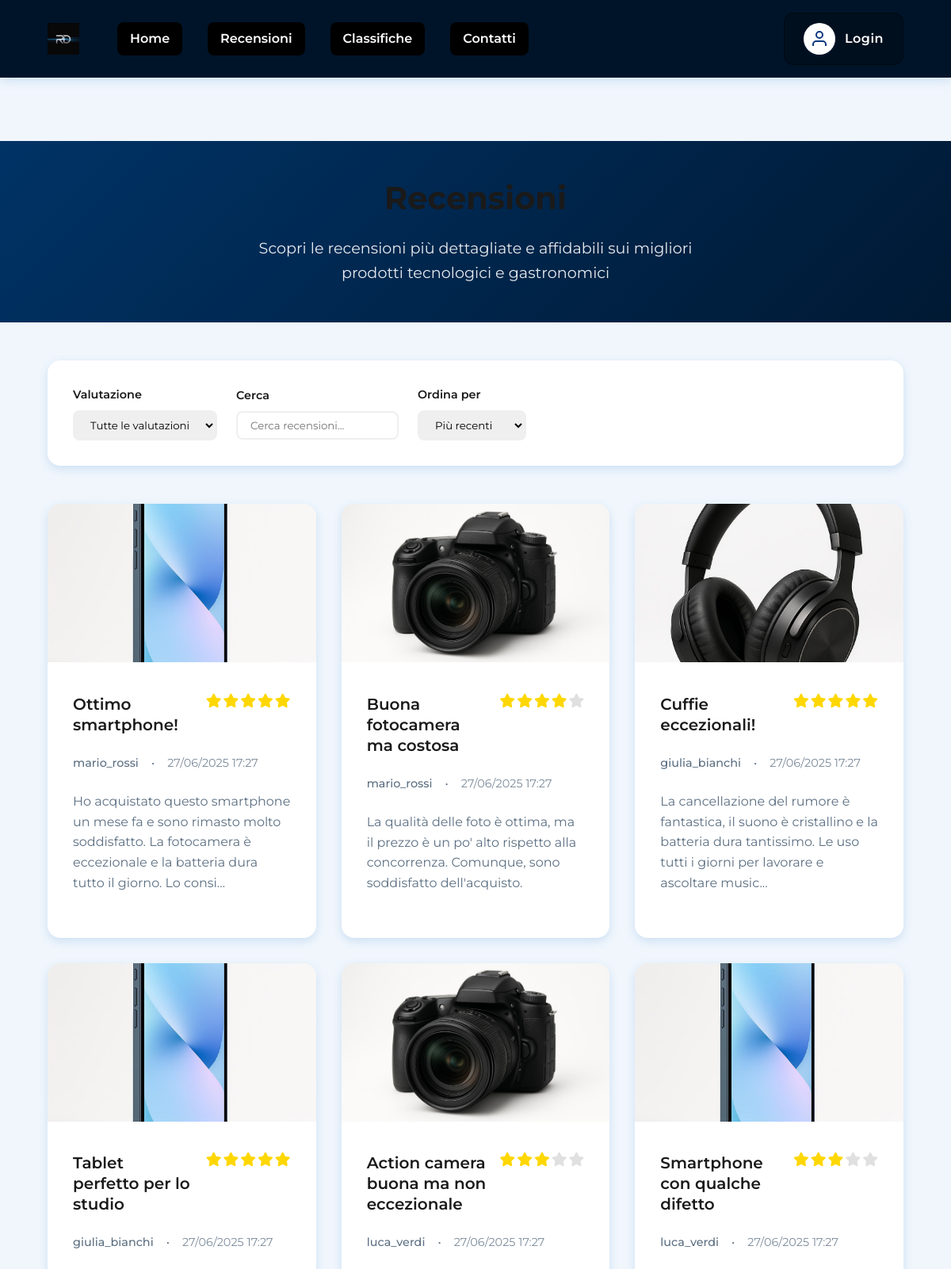
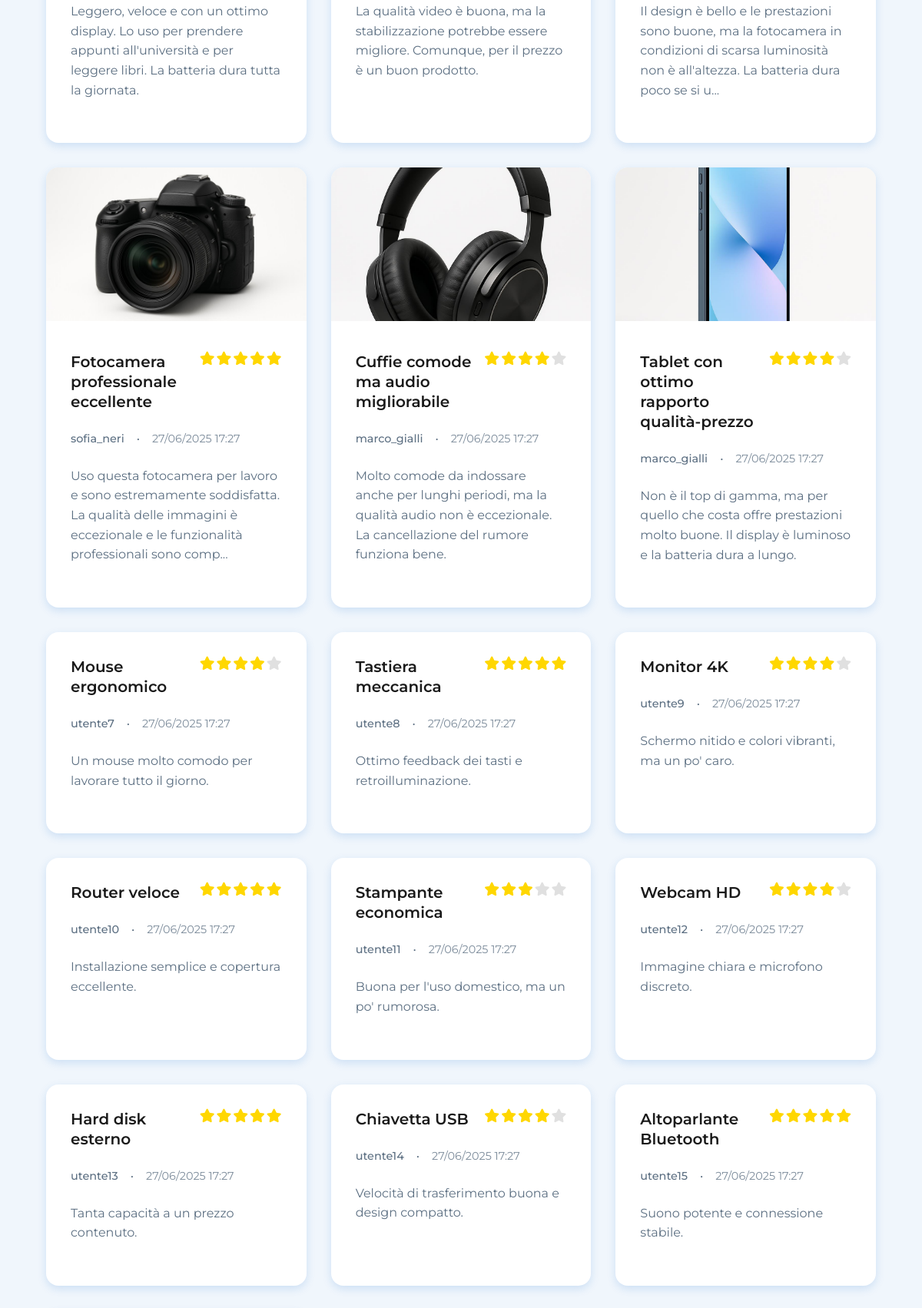
The app's page /php/recensioni.php (upper part) with its own data (2 pictures, top to bottom).
### tables this page shows
CREATE TABLE reviews (
    id INT AUTO_INCREMENT PRIMARY KEY,
    user_id INT NOT NULL,
    title VARCHAR(255) NOT NULL,
    content TEXT NOT NULL,
    rating INT NOT NULL,
    product_name VARCHAR(255) NOT NULL,
    product_image VARCHAR(255),       
    created_at TIMESTAMP NOT NULL DEFAULT CURRENT_TIMESTAMP,
    updated_at TIMESTAMP NULL DEFAULT NULL,
    deleted_at TIMESTAMP NULL DEFAULT NULL,             
    FOREIGN KEY (user_id) REFERENCES utenti(id),
    CHECK (rating BETWEEN 1 AND 5)
);

CREATE TABLE utenti (
    id INT AUTO_INCREMENT PRIMARY KEY,
    username VARCHAR(50) NOT NULL UNIQUE,
    email VARCHAR(100) NOT NULL UNIQUE,
    password VARCHAR(255) NOT NULL,   
    nome VARCHAR(50) NOT NULL,        
    cognome VARCHAR(50) NOT NULL,     
    profile_photo VARCHAR(255),       
    birth_day INT,                    
    birth_month INT,                  
    birth_year INT,                   
    role VARCHAR(20) DEFAULT 'user',  
    remember_token VARCHAR(255),      
    created_at TIMESTAMP NOT NULL DEFAULT CURRENT_TIMESTAMP,    
    updated_at TIMESTAMP NULL DEFAULT NULL,             
    deleted_at TIMESTAMP NULL DEFAULT NULL              
);

### php/recensioni.php (the view, shortened to what this page needs)
<?php
require_once 'database.php';
$header = file_get_contents("../static/header.html");
$footer = file_get_contents("../static/footer.html");
$DOM = file_get_contents("../static/recensioni.html");
$DOM = str_replace("", $header, $DOM);
$DOM = str_replace("", $footer, $DOM);
$contenutoLogin = "";
$headerLoginHtml = "";
if (!SessionManager::isLoggedIn()) {
  $contenutoLogin = "";
  $headerLoginHtml = "<a href='login_form.php' class='login-link' aria-label='Accedi al tuo account'>
                        <div class='user-icon-bg'>
                          <svg width='24' height='24' viewBox='0 0 24 24' fill='none' stroke='currentColor' stroke-width='2' id='user-icon'>
                            <path d='M20 21v-2a4 4 0 0 0-4-4H8a4 4 0 0 0-4 4v2'></path>
                            <circle cx='12' cy='7' r='4'></circle>
                          </svg>
                        </div>
                        <div class='login-text'>Login</div>
                      </a>";
  }
$DOM = str_replace("", $contenutoLogin, $DOM);
$DOM = str_replace("", $headerLoginHtml, $DOM);
$reviewManager = new ReviewManager();
$result = $reviewManager->getAllReviews(1, 20);
$reviewsHtml = '';
if ($result !== false) {
    foreach ($result['reviews'] as $review) {
        $stars = Utils::generateStars($review['rating']);
        $excerpt = strlen($review['content']) > 150 ? substr($review['content'], 0, 150) . '...' : $review['content'];
        $date = Utils::formatDate($review['created_at']);
        $img = $review['product_image'] ? "<img src='../{$review['product_image']}' alt='" . htmlspecialchars($review['product_name']) . "' class='review-image'>" : '';
        $title = htmlspecialchars($review['title']);
        $user = htmlspecialchars($review['username']);
        $reviewsHtml .= "<a href='recensione.php?id={$review['id']}' class='review-card' data-rating='{$review['rating']}'>" .
                        $img .
                        "<div class='review-content'>" .
                        "<div class='review-header'><h3 class='review-title'>{$title}</h3>" .
                        "<div class='review-rating' aria-label='Valutazione {$review['rating']} su 5'>{$stars}</div></div>" .
                        "<div class='review-meta'><span class='review-author'>{$user}</span><span>•</span><span class='review-date'>{$date}</span></div>" .
                        "<p class='review-excerpt'>" . htmlspecialchars($excerpt) . "</p>" .
                        "</div></a>";
    }
}
$DOM = str_replace('', $reviewsHtml, $DOM);
echo $DOM;
?>

### php/database.php (shortened to what this page needs)
<?php
class DatabaseConfig {
    private static $host = 'mysql2.sqlpub.com';
    private static $port = '3307';
    private static $dbname = 'databaserecensione';
    private static $username = 'testnalan';
    private static $password = 'l5jKAzMduE6bgAWH';
    public static function getConnection() {
        try {
            $dsn = "mysql:host=" . self::$host;
            if (!empty(self::$port)) {
                $dsn .= ";port=" . self::$port;
            }
            $dsn .= ";dbname=" . self::$dbname . ";charset=utf8mb4";
            $options = [
                PDO::ATTR_ERRMODE => PDO::ERRMODE_EXCEPTION,
                PDO::ATTR_DEFAULT_FETCH_MODE => PDO::FETCH_ASSOC,
                PDO::ATTR_EMULATE_PREPARES => false
            ];
            $pdo = new PDO($dsn, self::$username, self::$password, $options);
            return $pdo;
        } catch (PDOException $e) {
            error_log("Errore connessione database: " . $e->getMessage());
            throw new Exception("Errore di connessione al database");
        }
    }
}
class ReviewManager {
    private $db;
    public function __construct() {
        $this->db = DatabaseConfig::getConnection();
    }
    public function getAllReviews($page = 1, $limit = 10) {
        try {
            $offset = ($page - 1) * $limit;
            $stmt = $this->db->prepare("SELECT r.id, r.title, r.content, r.rating, r.product_name, r.product_image, r.created_at, r.updated_at, u.username FROM reviews r JOIN utenti u ON r.user_id = u.id WHERE r.deleted_at IS NULL ORDER BY r.created_at DESC LIMIT ? OFFSET ?");
            $stmt->execute([$limit, $offset]);
            $reviews = $stmt->fetchAll();
            $count = $this->db->query("SELECT COUNT(*) as total FROM reviews WHERE deleted_at IS NULL")->fetch()['total'];
            return ['reviews' => $reviews, 'total' => $count, 'page' => $page, 'limit' => $limit, 'total_pages' => ceil($count / $limit)];
        } catch (PDOException $e) {
            error_log('Errore getAllReviews: ' . $e->getMessage());
            return false;
        }
    }
}
class Utils {
    public static function formatDate($date, $format = 'd/m/Y H:i') {
        return date($format, strtotime($date));
    }
    public static function generateStars($rating) {
        $stars = '';
        for ($i = 1; $i <= 5; $i++) {
            if ($i <= $rating) {
                $stars .= '<i class="fas fa-star star"></i>';
            } else {
                $stars .= '<i class="fas fa-star star empty"></i>';
            }
        }
        return $stars;
    }
}
class SessionManager {
    public static function isLoggedIn() {
        return isset($_SESSION['user_id']) && !empty($_SESSION['user_id']);
    }
}
?>

### css/style.css (style rules this page uses)
:root { --primary-agid: #06C; --secondary-agid: #0059B3; --accent-agid: #036; --success-agid: #4CAF50; --info-agid: #1B558E; --warning-agid: #FFA726; --danger-agid: #D1344C; --nav-gradient-agid: linear-gradient(135deg, #003366 0%, #00264d 50%, #001933 100%); --text-primary: #1A1A1A; --text-secondary: #5C6F82; --text-light: #FFF; --background: #F0F6FC; --surface: #FFF; --border: #EFEFEF; --shadow-sm: 0 0.125rem 0.25rem rgb(0 102 204 / 10%); --shadow-md: 0 0.25rem 0.75rem rgb(0 102 204 / 15%); --shadow-lg: 0 0.5rem 1.5rem rgb(0 102 204 / 20%); --transition: all 0.3s cubic-bezier(0.4, 0, 0.2, 1); --spacing-xs: 0.5rem; --spacing-sm: 1rem; --spacing-md: 1.5rem; --spacing-lg: 2rem; --spacing-xl: 3rem; --radius-sm: 0.5rem; --radius-md: 0.75rem; --radius-lg: 1rem; --radius-xl: 1.5rem; --nav-gradient-hover: linear-gradient(135deg, #0052A3 0%, #004080 50%, #002952 100%); --sidebar-width: 17.5rem; --header-height: 5rem; }
html { font-size: 100%; }
* { margin: 0; padding: 0; box-sizing: border-box; }
body { font-family: Montserrat, sans-serif; background-color: var(--background); color: var(--text-primary); line-height: 1.6; font-size: 1rem; }
main { padding-top: 5rem; min-height: 100vh; }
h1, h2, h3, h4, h5, h6 { color: var(--text-primary); font-weight: 700; line-height: 1.2; margin-bottom: var(--spacing-sm); }
h1 { font-size: 2.5rem; }
h3 { font-size: 1.5rem; }
a { color: var(--primary-agid); text-decoration: none; transition: var(--transition); }
header { position: sticky; top: 0; left: 0; right: 0; background: #001933; padding: 1rem 0; box-shadow: var(--shadow-md); z-index: 1000; transition: var(--transition); }
header::before { content: ''; position: absolute; inset: 0; background: rgb(0 0 0 / 20%); z-index: -1; }
nav { width: 90%; max-width: 75rem; margin: 0 auto; display: flex; justify-content: space-between; align-items: center; position: relative; }
.nav-container { display: flex; align-items: center; gap: 3rem; flex: 1; }
.logo-link { display: flex; align-items: center; text-decoration: none; transition: var(--transition); }
.logo { height: 2.5rem; width: auto; filter: brightness(1.1); }
.nav-links { list-style: none; display: flex; gap: 2rem; margin: 0; padding: 0; }
.nav-links li { position: relative; }
.nav-links li a, .nav-links li span, .nav-link-item { color: #FFFFFF !important; text-decoration: none; font-weight: 600; font-size: 1rem; padding: 0.5rem 1rem; border-radius: 0.5rem; transition: var(--transition); cursor: pointer; display: block; position: relative; overflow: hidden; background-color: #000000; }
.nav-links li a::before, .nav-links li span::before, .nav-link-item::before { content: ''; position: absolute; top: 0; left: -100%; width: 100%; height: 100%; background: rgb(0 0 0 / 20%); transition: var(--transition); z-index: -1; }
.login-container { display: flex; align-items: center; }
.login-link { display: flex; align-items: center; gap: 0.75rem; text-decoration: none; color: var(--text-light); padding: 0.75rem 1.5rem; border-radius: 0.75rem; background: rgb(0 0 0 / 25%); border: 0.0625rem solid rgb(0 0 0 / 40%); transition: var(--transition); font-weight: 600; }
.user-icon-bg { background: var(--text-light); border-radius: 50%; width: 2.5rem; height: 2.5rem; display: flex; justify-content: center; align-items: center; transition: var(--transition); box-shadow: var(--shadow-sm); }
#user-icon { width: 1.5rem; height: 1.5rem; filter: brightness(0) saturate(100%) invert(13%) sepia(100%) saturate(2000%) hue-rotate(210deg) brightness(95%) contrast(95%); }
.login-text { font-size: 1rem; font-weight: 600; letter-spacing: 0.0312rem; color: #FFFFFF !important; }

### records on screen
reviews: product_image (picture), title "Ottimo smartphone!", rating 5 (drawn), user.username "mario_rossi", created_at "27/06/2025 17:27", content "Ho acquistato questo smartphone un mese fa e sono rimasto molto soddisfatto. La fotocamera è eccezionale e la batteria dura tutto il giorno. Lo consi..."
reviews: product_image (picture), title "Buona fotocamera ma costosa", rating 4 (drawn), user.username "mario_rossi", created_at "27/06/2025 17:27", content "La qualità delle foto è ottima, ma il prezzo è un po' alto rispetto alla concorrenza. Comunque, sono soddisfatto dell'acquisto."
reviews: product_image (picture), title "Cuffie eccezionali!", rating 5 (drawn), user.username "giulia_bianchi", created_at "27/06/2025 17:27", content "La cancellazione del rumore è fantastica, il suono è cristallino e la batteria dura tantissimo. Le uso tutti i giorni per lavorare e ascoltare music..."
reviews: product_image (picture), title "Tablet perfetto per lo studio", rating 5 (drawn), user.username "giulia_bianchi", created_at "27/06/2025 17:27", content "Leggero, veloce e con un ottimo display. Lo uso per prendere appunti all'università e per leggere libri. La batteria dura tutta la giornata."
reviews: product_image (picture), title "Action camera buona ma non eccezionale", rating 3 (drawn), user.username "luca_verdi", created_at "27/06/2025 17:27", content "La qualità video è buona, ma la stabilizzazione potrebbe essere migliore. Comunque, per il prezzo è un buon prodotto."
reviews: product_image (picture), title "Smartphone con qualche difetto", rating 3 (drawn), user.username "luca_verdi", created_at "27/06/2025 17:27", content "Il design è bello e le prestazioni sono buone, ma la fotocamera in condizioni di scarsa luminosità non è all'altezza. La batteria dura poco se si u..."
reviews: product_image (picture), title "Fotocamera professionale eccellente", rating 5 (drawn), user.username "sofia_neri", created_at "27/06/2025 17:27", content "Uso questa fotocamera per lavoro e sono estremamente soddisfatta. La qualità delle immagini è eccezionale e le funzionalità professionali sono comp..."
reviews: product_image (picture), title "Cuffie comode ma audio migliorabile", rating 4 (drawn), user.username "marco_gialli", created_at "27/06/2025 17:27", content "Molto comode da indossare anche per lunghi periodi, ma la qualità audio non è eccezionale. La cancellazione del rumore funziona bene."
reviews: product_image (picture), title "Tablet con ottimo rapporto qualità-prezzo", rating 4 (drawn), user.username "marco_gialli", created_at "27/06/2025 17:27", content "Non è il top di gamma, ma per quello che costa offre prestazioni molto buone. Il display è luminoso e la batteria dura a lungo."
reviews: title "Mouse ergonomico", rating 4 (drawn), user.username "utente7", created_at "27/06/2025 17:27", content "Un mouse molto comodo per lavorare tutto il giorno."
reviews: title "Tastiera meccanica", rating 5 (drawn), user.username "utente8", created_at "27/06/2025 17:27", content "Ottimo feedback dei tasti e retroilluminazione."
reviews: title "Monitor 4K", rating 4 (drawn), user.username "utente9", created_at "27/06/2025 17:27", content "Schermo nitido e colori vibranti, ma un po' caro."
reviews: title "Router veloce", rating 5 (drawn), user.username "utente10", created_at "27/06/2025 17:27", content "Installazione semplice e copertura eccellente."
reviews: title "Stampante economica", rating 3 (drawn), user.username "utente11", created_at "27/06/2025 17:27", content "Buona per l'uso domestico, ma un po' rumorosa."
reviews: title "Webcam HD", rating 4 (drawn), user.username "utente12", created_at "27/06/2025 17:27", content "Immagine chiara e microfono discreto."
reviews: title "Hard disk esterno", rating 5 (drawn), user.username "utente13", created_at "27/06/2025 17:27", content "Tanta capacità a un prezzo contenuto."
reviews: title "Chiavetta USB", rating 4 (drawn), user.username "utente14", created_at "27/06/2025 17:27", content "Velocità di trasferimento buona e design compatto."
reviews: title "Altoparlante Bluetooth", rating 5 (drawn), user.username "utente15", created_at "27/06/2025 17:27", content "Suono potente e connessione stabile."
